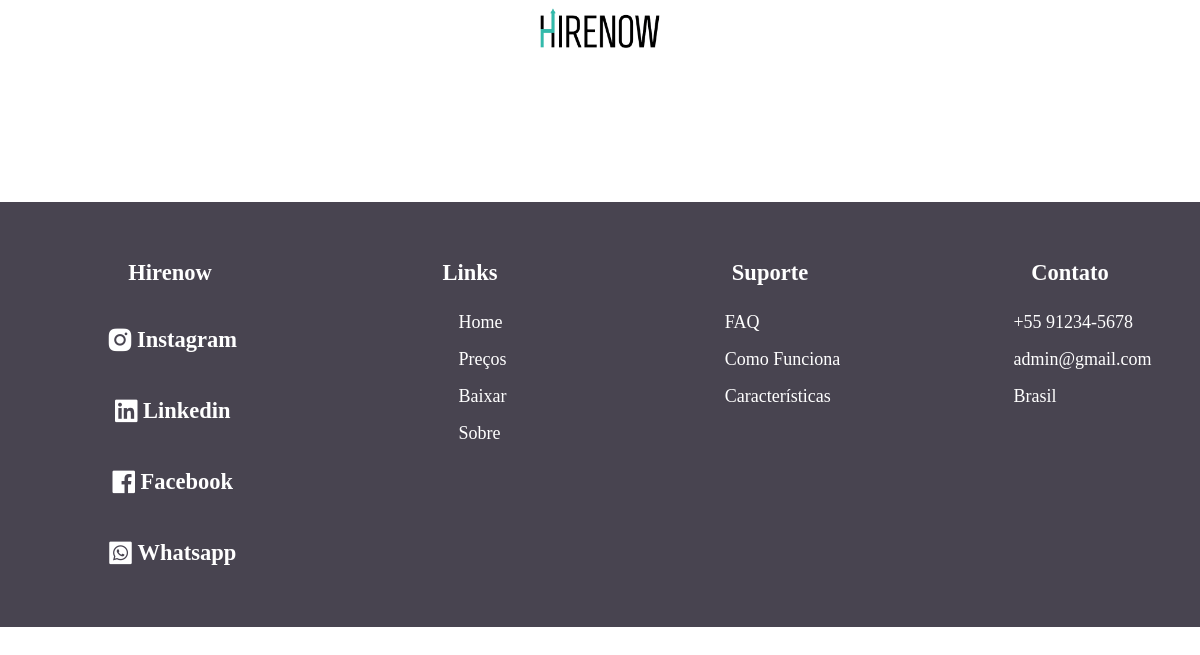
/home/ver_vagas.php, run on an earlier commit of the app's database.
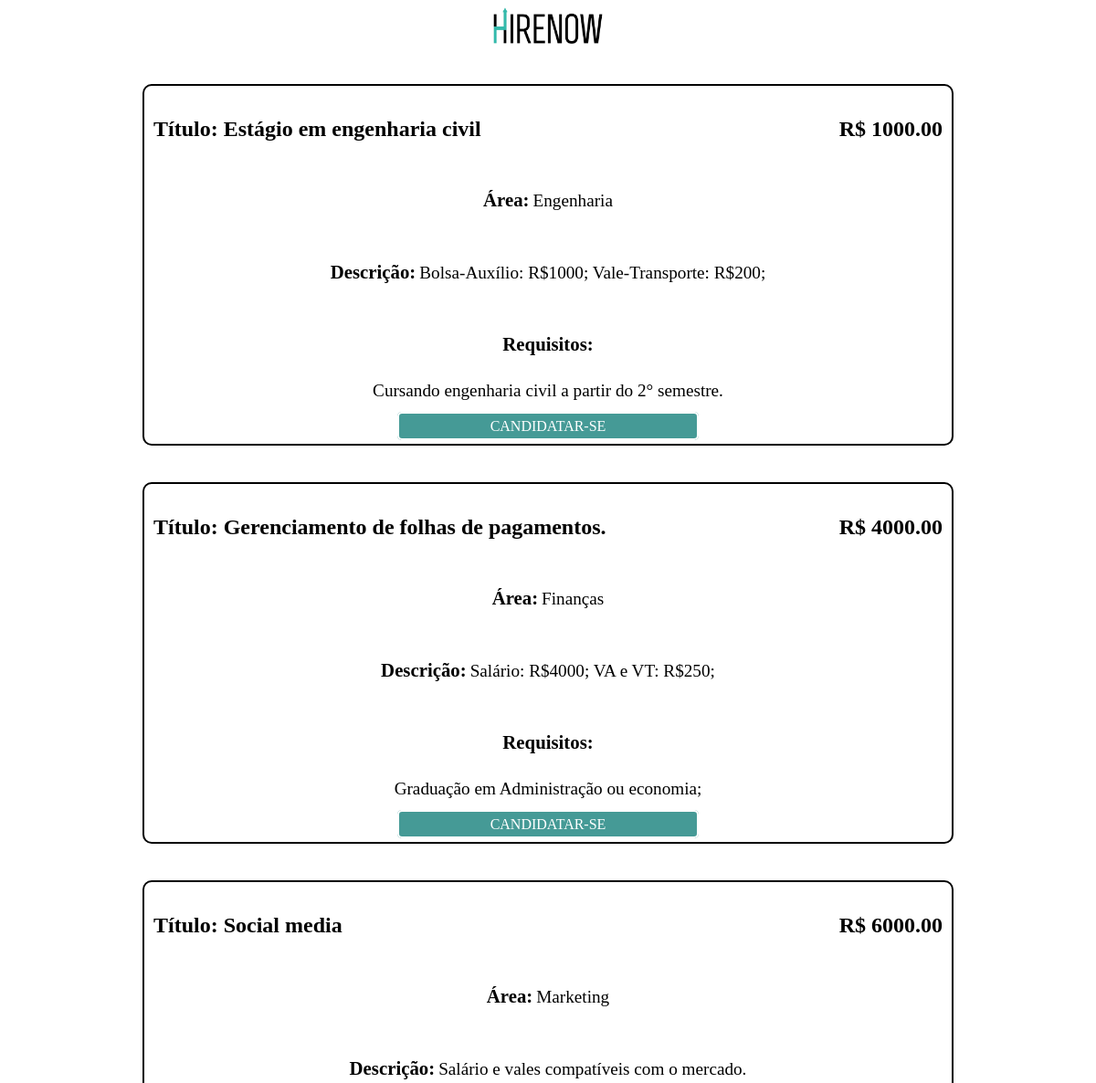
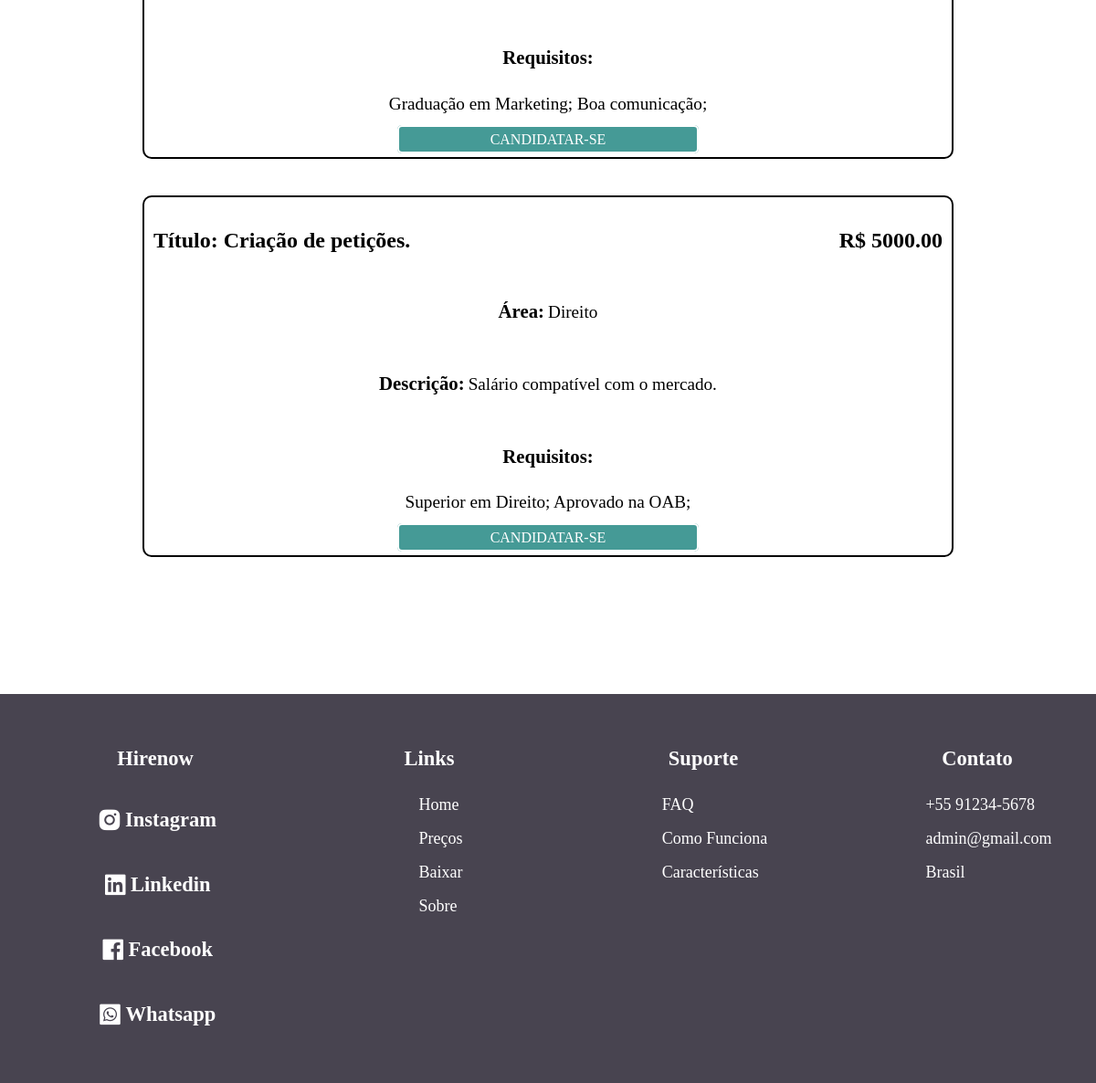
And on a later commit of the database (2 pictures, top to bottom).
### tables this page shows
CREATE TABLE `vagas` (
  `idVagas` int(11) NOT NULL,
  `id_empresa` int(11) DEFAULT NULL,
  `titulo` varchar(100) NOT NULL,
  `area` varchar(50) NOT NULL,
  `tipo` varchar(20) NOT NULL COMMENT '1 - Onlide\\n2 - Presencial',
  `requisitos` varchar(255) NOT NULL,
  `descricao` longtext NOT NULL,
  `pagamento` decimal(8,2) NOT NULL,
  `status_vaga` int(1) NOT NULL,
  `denuncia_vaga` longtext DEFAULT '0'
);

### home/ver_vagas.php (the view, shortened to what this page needs)
<!DOCTYPE html>
<html lang="pt-br">
<head>
    <link href="https://unpkg.com/boxicons@2.1.4/css/boxicons.min.css" rel="stylesheet" />
    <link rel="stylesheet" href="../Sistema/Cand/css/vagas.css">
    <link rel="stylesheet" href="../Sistema/Cand/css/filtro_vagas.css">
    <link rel="stylesheet" href="../rodape/rodape.css">
</head>
<body style="width: 100%; margin-left: 0; margin-bottom: 0;">
    <center>
        <header>
            <a href="../index.php">
                <div class="logo-home">
                    <img style="width: 10%;" src="../Imagens/logos/hirenow_word.png" alt="" id="logo-text">
                </div>
            </a>
        </header>
    </center>
    <main>
        <?php include "../configs/config.php";
        $sql = $conexao1->query("SELECT * FROM hirenow.vagas WHERE id_empresa != 'NULL' AND status_vaga = 0");
        if($sql->rowCount() > 0){
            while($linha = $sql->fetch(PDO::FETCH_ASSOC)): ?>
        <center>
            <div style="width: 90vw;" class="content-vaga">
                <div class="vaga">
                    <div class="topo-vaga">
                        <h3>Título: <?=$linha['titulo']?></h3>
                        <h3>R$ <?=$linha['pagamento']?></h3>
                    </div>
                    <h4 style="display: inline-block;">Área: </h4>
                    <p style="display: inline-block;"><?=$linha['area']?></p>
                    <br>
                    <h4 style="display: inline-block;">Descrição:</h4>
                    <p style="display: inline-block;"><?=$linha['descricao']?></p>
                    <div class="requisitos-content">
                        <h4>Requisitos:</h4>
                        <p><?=$linha['requisitos']?></p>
                    </div>
                    <a style="text-decoration: none; padding-left: 100px; padding-right: 100px;"
                        href="../login_cadastro/opcao_cadastro.php" class="btn-filtro">Candidatar-se</a>
        </center>
        <?php endwhile; } ?>
    </main>
    <?php include "../rodape/rodape.php"; ?>
</body>
</html>

### rodape/rodape.php
    <footer class="rodape">
        <div class="div1">
            <ul class="ul-rod">
                <h2>Hirenow</h2>
                <div class="content-redes">
                    <i class='bx bxl-instagram-alt' style='color:#ffffff; font-size: 2em;' ></i>
                    <h3>Instagram</h3>
                </div>
                <div class="content-redes">
                    <i class='bx bxl-linkedin-square' style='color:#ffffff; font-size: 2em;'  ></i>
                    <h3>Linkedin</h3>
                </div>
                <div class="content-redes">
                    <i class='bx bxl-facebook-square' style='color:#ffffff; font-size: 2em;' ></i>
                    <h3>Facebook</h3>
                </div>
                <div class="content-redes">
                    <i class='bx bxl-whatsapp-square' style='color:#ffffff; font-size: 2em;' ></i>
                    <h3>Whatsapp</h3>
                </div>
            </ul>
        </div>
        <div class="div2">
            <ul class="ul-rod" type="none">
            <h2>Links</h2>
                <li style="list-style: none;">
                    <a href="#" class="ancor">Home</a><br>
                    <a href="#" class="ancor">Preços</a><br>
                    <a href="#" class="ancor">Baixar</a><br>
                    <a href="#" class="ancor">Sobre</a>
                </li>
            </ul>
        </div>
        <div class="div3">
            <ul class="ul-rod"  type="none">
                <h2>Suporte</h2>
                <li style="list-style: none;">
                    <a href="#" class="ancor">FAQ</a><br>
                    <a href="#" class="ancor">Como Funciona</a><br>
                    <a href="#" class="ancor">Características</a>
                </li>
            </ul>
        </div>
        <div class="div4">
            <ul class="ul-rod"  type="none">
                <h2>Contato</h2>
                <li style="list-style: none;">
                    <a href="#" class="ancor">+55 91234-5678</a><br>
                    <a href="#" class="ancor">admin@gmail.com</a><br>
                    <a href="#" class="ancor">Brasil</a>
                </li>
            </ul>
        </div>
</footer>

### Sistema/Cand/css/vagas.css (style rules this page uses)
body { display: flex; flex-direction: column; }
.content-vaga { width: 100%; display: flex; justify-content: center; }
.vaga { width: 80%; border: 2px solid black; margin-top: 5vh; border-radius: 10px; padding: 10px; }
.topo-vaga { display: flex; justify-content: space-between; }
h3 { font-size: 1.5em; }
h4 { font-size: 1.3em; }
p { font-size: 1.2em; }
li { margin-left: 25px; font-size: 1.2em; }

### Sistema/Cand/css/filtro_vagas.css (style rules this page uses)
.btn-filtro { width: 80%; margin: 10px 10% 0; padding: 5px 0; border-radius: 5px; border: 2px solid #fff; text-transform: uppercase; background-color: #459A96; color: #fff; transition: 0.5s; }

### rodape/rodape.css (style rules this page uses)
.rodape { width: 100%; display:flex; justify-content: space-between; margin-top: 150px; padding-top: 2%; padding-bottom: 2%; font-size: 15px; background-color: #484450; }
h2 { color: white; }
.div1 { justify-content: space-between; width: 25vw; }
.div1 ul { display: flex; flex-direction: column; align-items: center; }
.content-redes { display: flex; align-items: center; }
.content-redes h3 { color: white; margin-left: 1.5%; }
.div2 { display: flex; justify-content: center; width: 25vw; }
.div3 { display: flex; justify-content: center; width: 25vw; }
.div4 { display: flex; justify-content: center; width: 25vw; }
a.ancor { justify-content:space-between; display:inline-flex; align-items:center; text-decoration: none; padding: 8px; color: white; font-weight: 100; border-radius: 40px; }
.ul-rod { display: flex; flex-direction: column; align-items: center; height: 100%; }

What changed in the data, as far as the page shows it:
added vagas: titulo "Estágio em engenharia civil", pagamento "1000.00", area "Engenharia", descricao "Bolsa-Auxílio: R$1000; Vale-Transporte: R$200;", requisitos "Cursando engenharia civil a partir do 2° semestre."
added vagas: titulo "Gerenciamento de folhas de pagamentos.", pagamento "4000.00", area "Finanças", descricao "Salário: R$4000; VA e VT: R$250;", requisitos "Graduação em Administração ou economia;"
added vagas: titulo "Social media", pagamento "6000.00", area "Marketing", descricao "Salário e vales compatíveis com o mercado.", requisitos "Graduação em Marketing; Boa comunicação;"
now on this page (row edited): vagas: titulo "Criação de petições.", pagamento "5000.00", area "Direito", descricao "Salário compatível com o mercado.", requisitos "Superior em Direito; Aprovado na OAB;"
